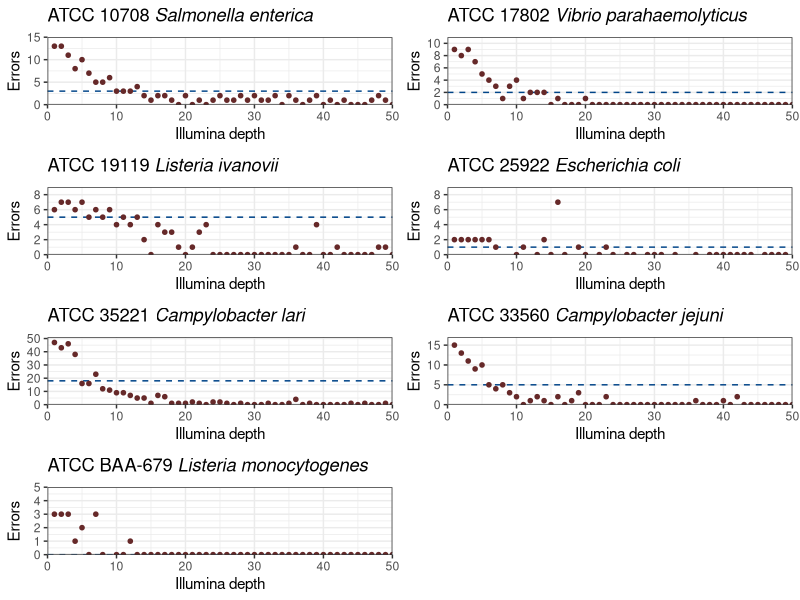
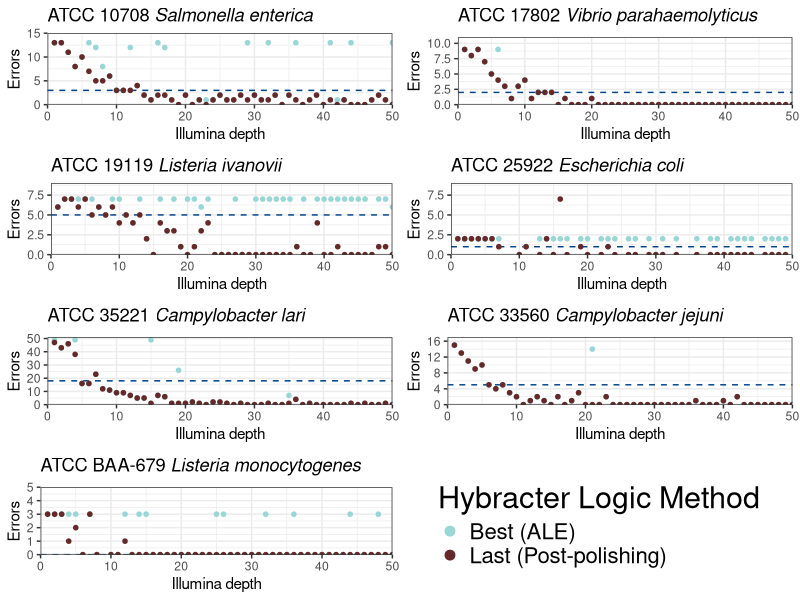

The R script that drew these images, in order:
## ---- chunk 1
library(tidyverse)
library(knitr)
library(readr)
library(dplyr)
library(cowplot)

plot_dir <- "plots"
dir.create(plot_dir)

opts_chunk$set(dpi=300, fig.path='plots/', echo=TRUE, dev=c('png','pdf'), warning=FALSE, message=FALSE)
pdf.options(useDingbats = FALSE)
## ---- chunk 2
per_genome_results <- read_delim("results.tsv", delim = "\t", 
                                 escape_double = FALSE, 
                                 trim_ws = TRUE)

'%ni%' <- Negate('%in%')

# due to non-deterministic error in assembly for Listeria 36/50
per_genome_results <- per_genome_results %>%  filter(genome %ni% c("ATCC_35897_Listeria_welshimeri"))

# 13 instances for E coli, 1 for monocytogenes
structural_errors <-  per_genome_results %>% filter(remaining_errors > 50 )

# filter structural errors out

per_genome_results <- per_genome_results %>% filter(remaining_errors < 50 )

## ---- chunk 3



generate_plot <- function(genome_name, long_only_trycycler_threshold, atcc_name,
                          italics_name
                          ) {
  
  ymax <- max(per_genome_results  %>% 
                filter(genome == genome_name) %>%  
                pull(remaining_errors)) + 2
  
  p <- ggplot(per_genome_results %>% 
                filter(polishing == "hybracter_last") %>% 
                filter(genome == genome_name), 
              aes(x=target_illumina_depth, y=remaining_errors ) ) +
    geom_hline(yintercept = long_only_trycycler_threshold, 
               color="#004488", linetype = "dashed") +
    geom_point(color="#662929", size=1.25) + 
    theme_bw() +
    scale_x_continuous(limits = c(0, 50), expand = c(0, 0)) +
    scale_y_continuous(limits = c(0, ymax), expand = c(0, 0),
                       breaks = function(x) unique(floor(pretty(seq(min(x), (max(x) + 1) * 1.1))))) +
    labs(title= bquote(.(atcc_name) ~ italic(.(italics_name))) , x="Illumina depth", y="Errors")
  
  return(p)
}




## ---- chunk 4

se_plot <- generate_plot("ATCC_10708_Salmonella_enterica", 3, "ATCC 10708", "Salmonella enterica")
vp_plot <- generate_plot("ATCC_17802_Vibrio_parahaemolyticus", 2, "ATCC 17802", "Vibrio parahaemolyticus")
li_plot <- generate_plot("ATCC_19119_Listeria_ivanovii", 5, "ATCC 19119", "Listeria ivanovii")
ec_plot <- generate_plot("ATCC_25922_Escherichia_coli", 1, "ATCC 25922", "Escherichia coli")
cl_plot <- generate_plot("ATCC_35221_Campylobacter_lari", 18, "ATCC 35221", "Campylobacter lari")
cj_plot <- generate_plot("ATCC_33560_Campylobacter_jejuni", 5, "ATCC 33560", "Campylobacter jejuni")
lm_plot <- generate_plot("ATCC_BAA-679_Listeria_monocytogenes", 0, "ATCC BAA-679", "Listeria monocytogenes")


jpeg(file = paste(plot_dir, "Supp_Figure6.jpeg", sep = "/" ), units = "in", 
     width = 9, 
     height = 16, bg = "transparent", res = 600)


plot_grid(se_plot, vp_plot, 
          li_plot, ec_plot, cl_plot, cj_plot, 
          lm_plot, nrow=4, align = 'hv')
dev.off()



## ---- chunk 5
total_results <- per_genome_results %>%
  filter(polishing == "hybracter_last") %>% 
  group_by(target_illumina_depth) %>%
  summarise(total_hybracter_errors = sum(remaining_errors),
            count = n()) %>% 
  filter(count == 7)

ymax <- 100
  
  
  p <- ggplot(total_results, 
              aes(x=target_illumina_depth, 
                  y=total_hybracter_errors ) ) +
    geom_point(color="#662929", size=1.25) + 
    geom_hline(yintercept = 34, 
               color="#004488", linetype = "dashed") +
    theme_bw() +
    scale_x_continuous(limits = c(0, 50), expand = c(0, 0)) +
    scale_y_continuous(limits = c(0, ymax), expand = c(0, 0),
                       breaks = function(x) unique(floor(pretty(seq(min(x), (max(x) + 1) * 1.1))))) +
    labs(title= "Total Hybracter Errors for 7 Genomes Without Assembly Heterogeneity", x="Illumina depth", y="Errors")


  
## ---- chunk 6


generate_comp_plot <- function(df,genome_name, long_only_trycycler_threshold, atcc_name,
                          italics_name, legend_flag
                          ) {
  
  df$polishing <- gsub("hybracter_last", "Last (Post-polishing)", df$polishing)
  df$polishing <- gsub("hybracter_best", "Best (ALE)", df$polishing)
  
  ymax <- max(df  %>% 
                filter(genome == genome_name) %>%  
                pull(remaining_errors)) + 2
  
  p <- ggplot(df %>% 
                filter(genome == genome_name), 
              aes(x=target_illumina_depth, y=remaining_errors, color = polishing ) ) +
    geom_hline(yintercept = long_only_trycycler_threshold, 
               color="#004488", linetype = "dashed") +
    geom_point( size=1.25) + 
    theme_bw() +
    scale_x_continuous(limits = c(0, 50), expand = c(0, 0)) +
    scale_y_continuous(limits = c(0, ymax), expand = c(0, 0)) +
    labs(title= bquote(.(atcc_name) ~ italic(.(italics_name))) , x="Illumina depth", y="Errors") + 
          scale_color_manual(name = "Hybracter Logic Method",
                       labels = c("Best (ALE)", 
                                  "Last (Post-polishing)"),
                       values = c("Best (ALE)" = "#99D6D6", 
                                  "Last (Post-polishing)" = "#662929"))  # Adjust colors as needed
  
    if(legend_flag) {
      p <- p
    } else {
        p <- p + guides(color = FALSE)  # Hide the color legend if legend_flag is FALSE
    }

  
  return(p)
}




## ---- chunk 7

se_plot_w_legend <- generate_comp_plot(per_genome_results, "ATCC_10708_Salmonella_enterica", 3, "ATCC 10708", "Salmonella enterica", TRUE) 

se_plot_w_legend <- se_plot_w_legend + 
  geom_point( size=3) +
          scale_fill_manual(name = "Hybracter Logic Method",
                       labels = c("Best (ALE)", 
                                  "Last (Post-polishing)"),
                       values = c("Best (ALE)" = "#99D6D6", 
                                  "Last (Post-polishing)" = "#662929"))+
  theme(
    legend.title = element_text(size = 22),  # Adjust title size
    legend.text = element_text(size = 16)     # Adjust label size
  ) 

se_plot <- generate_comp_plot(per_genome_results, "ATCC_10708_Salmonella_enterica", 3, "ATCC 10708", "Salmonella enterica", FALSE)

vp_plot <- generate_comp_plot(per_genome_results, "ATCC_17802_Vibrio_parahaemolyticus", 2, "ATCC 17802", "Vibrio parahaemolyticus", FALSE)
li_plot <- generate_comp_plot(per_genome_results, "ATCC_19119_Listeria_ivanovii", 5, "ATCC 19119", "Listeria ivanovii", FALSE)
ec_plot <- generate_comp_plot(per_genome_results, "ATCC_25922_Escherichia_coli", 1, "ATCC 25922", "Escherichia coli", FALSE)
cl_plot <- generate_comp_plot(per_genome_results, "ATCC_35221_Campylobacter_lari", 18, "ATCC 35221", "Campylobacter lari", FALSE)
cj_plot <- generate_comp_plot(per_genome_results, "ATCC_33560_Campylobacter_jejuni", 5, "ATCC 33560", "Campylobacter jejuni", FALSE)
lm_plot <- generate_comp_plot(per_genome_results, "ATCC_BAA-679_Listeria_monocytogenes", 0, "ATCC BAA-679", "Listeria monocytogenes", FALSE)


legend_plot <- cowplot::get_legend(se_plot_w_legend)

grid <- plot_grid(
  se_plot, vp_plot, 
  li_plot, ec_plot, 
  cl_plot, cj_plot, 
  lm_plot, legend_plot, 
  nrow = 4, align = 'hv'
)



jpeg(file = paste(plot_dir, "SuppFig4.jpeg", sep = "/" ), units = "in", 
     width = 9, 
     height = 16, bg = "transparent", res = 600)

grid

dev.off()



